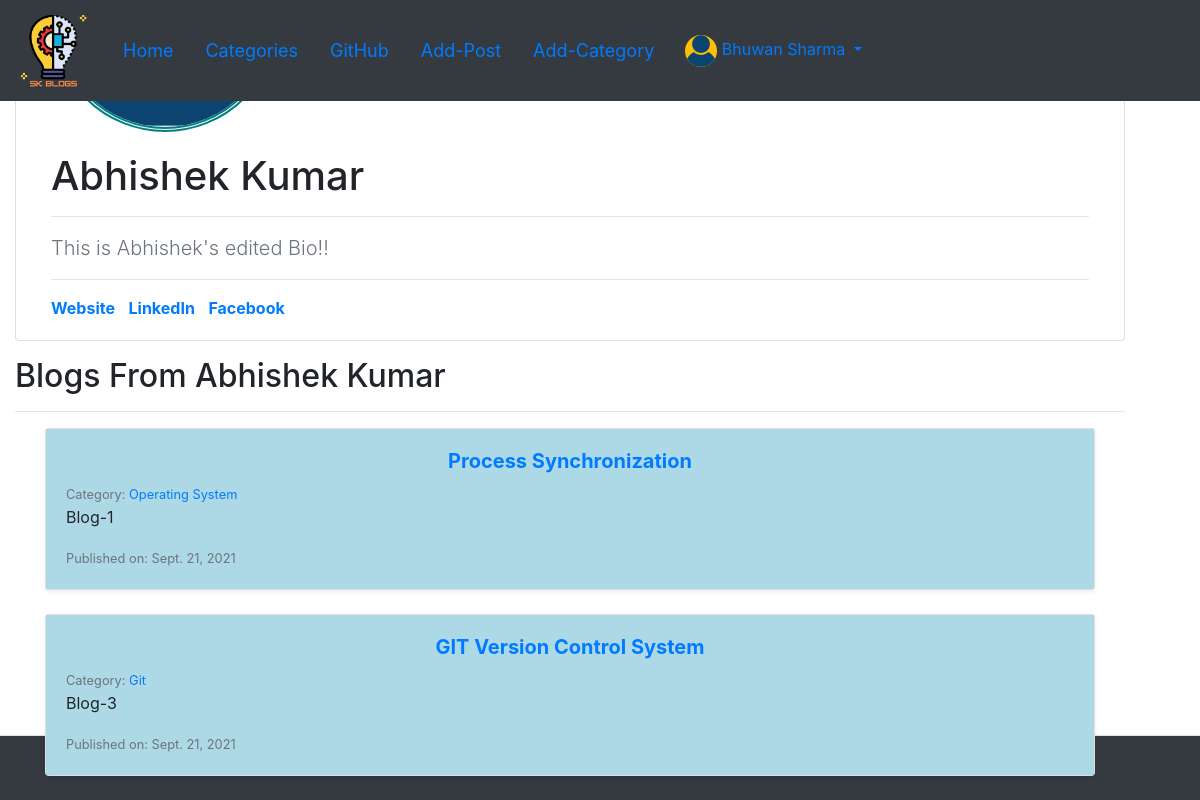
/members/3/profile (signed in), run on the app's committed database.
### blog/models.py (models this page shows, shortened)
class Profile(models.Model):
    user = models.OneToOneField(User, null=True, on_delete=models.CASCADE)
    bio = models.TextField()
    profile_pic = models.ImageField(null=True, blank=True, upload_to="images/profile")
    website_url = models.URLField(null=True, blank=True)
    facebook_url = models.URLField(null=True, blank=True)
    instagram_url = models.URLField(null=True, blank=True)
    linkedin_url = models.URLField(null=True, blank=True)
    twitter_url = models.URLField(null=True, blank=True)

class Post(models.Model):
    title = models.CharField(max_length=255)
    title_tag = models.CharField(max_length=255)
    post_date = models.DateField(auto_now_add=True)
    author  = models.ForeignKey(User, on_delete=CASCADE)
    category = models.ForeignKey(Category, models.SET_NULL, blank=True, null=True)
    body = RichTextField(blank=True, null=True)
    snippet = models.CharField(max_length=255)
    likes = models.ManyToManyField(User, related_name="blog_posts")

class Category(models.Model):
    name = models.CharField(max_length=255)
    def __str__(self):
        return self.name

### members/views.py (the view)
# urls.py: path('<int:pk>/profile',ShowProfilePageView.as_view(), name="show-profile-page"),
class ShowProfilePageView(DetailView):
    model = Profile
    template_name = 'registration/user_profile.html'
    def get_context_data(self, *args, **kwargs):
        context = super(ShowProfilePageView, self).get_context_data(*args, **kwargs)
        page_user = get_object_or_404(Profile, id=self.kwargs['pk'])
        context["page_user"] = page_user
        context["user_posts"] = Post.objects.filter(author = page_user.user)
        return context

### members/templates/registration/user_profile.html (shortened to what this page needs)
{% extends 'base.html' %}
{% load static %}
{% block content %}
<div class="container mt-5">
<div class="col card mb-3 shadow-md">
  <div class="card-body">
    <h1 class="fw-light card-title">{{ page_user.user.first_name }} {{ page_user.user.last_name }}</h1>
    <hr/>
    <p class="lead text-muted">{{ page_user.bio }}</p>
    <hr/>
    <p class="card-text">
      <strong>
        {% if page_user.website_url %}
        <a href="{{ page_user.website_url }}">Website</a> &ThickSpace;
        {% endif %}
        {% if page_user.linkedin_url %}
          <a href="{{ page_user.linkedin_url }}">LinkedIn</a> &ThickSpace;
        {% endif %}
        {% if page_user.facebook_url %}
          <a href="{{ page_user.facebook_url }}">Facebook</a> &ThickSpace;
        {% endif %}
      </strong>
    </p>
  </div>
</div>
<h2 class="fw-light mt-2">Blogs From {{ page_user.user.first_name }} {{ page_user.user.last_name }}</h2>
<hr/>
<div class="container">
  {% for post in user_posts %}
  <div class="col">
    <div class="card shadow-sm">
      <div class="card-body" style="background:lightblue;">
        <h5 class="card-text" style="text-align: center;"><a href="{% url 'article-view' post.pk %}"><strong>{{ post.title }}</strong></a></h5>
        <small class="text-muted">Category: <a href="{% url 'category' post.category|slugify %}">{{ post.category }}</a></small>
        <p class="card-text">{{ post.snippet }}</p>
        <small class="card-text text-muted">Published on: {{ post.post_date }}</small>
      </div>
    </div>
  </div>
  <br/>
  {% endfor %}
</div>
</div>
{% endblock %}

### blog/templates/base.html (shortened to what this page needs)
<!doctype html>
<html lang="en" class="h-100">
{% load static %}
  <head>
    <link rel="stylesheet" href="{% static 'css/bootstrap.min.css' %}">
    <link href="{% static 'css/sticky-footer-navbar.css' %}" rel="stylesheet">
  </head>
  <body class="d-flex flex-column h-100">
    {% if not user.is_authenticated %}
        <header class="border-bottom bg-dark">
          <nav class="navbar navbar-inverse navbar-expand-md navbar-dark fixed-top bg-dark">
            <div class="d-flex flex-wrap align-items-center justify-content-center justify-content-lg-start">
              <a class="navbar-brand" href="{% url 'home' %}">
                  <img src="{% static 'sk-blogs-icon.png' %}" alt="SK BLOGS's ICON" width="75" class="d-inline-block align-text-center">
              </a>
              <button class="navbar-toggler" type="button" data-bs-toggle="collapse" data-bs-target="#navbarSupportedContent" aria-controls="navbarSupportedContent" aria-expanded="false" aria-label="Toggle navigation">
              <span class="navbar-toggler-icon"></span>
              </button>
              <div class="collapse navbar-collapse" id="navbarSupportedContent">
              <ul class="nav col-12 col-lg-auto me-lg-auto mb-2 justify-content-center mb-md-0" style="font-size: large;">
              <li class="nav-item"><a class="nav-link link-info" href="{% url 'home' %}">Home</a></li>
              {% if cat_menu %}
              <li class="nav-item dropdown">
              <a class="nav-link link-info dropdown-toggle" href="{% url 'category-list' %}" id="navbarDropdown" role="button" data-bs-toggle="dropdown" aria-expanded="false">Categories</a>
                <ul class="dropdown-menu" aria-labelledby="navbarDropdown">
                  {% for item in cat_menu %}
                    <li><a class="dropdown-item" href="{% url 'category' item|slugify %}">{{ item }}</a></li>
                  {% endfor %}
                </ul>
              </li>
              {% else %}
              <li class="nav-item"><a class="nav-link link-info" href="{% url 'category-list' %}">Categories</a></li>
              {% endif %}
              <li class="nav-item"><a class="nav-link link-info" href="https://github.com/sanju6890/SK-Blogs" target="_blank">GitHub</a></li>
              </ul>
              <div class="text-end">
                <a href="{% url 'signin' %}"><button type="button" class="btn btn-outline-light me-2">LogIn</button></a>
                <a href="{% url 'register' %}"><button type="button" class="btn btn-warning">SignUp</button></a>
              </div>
              </div>
            </div>
          </nav>
        </header>
    {% else %}
        <header class="border-bottom bg-dark">
          <nav class="navbar navbar-inverse navbar-expand-md navbar-dark fixed-top bg-dark">
            <div class="d-flex flex-wrap align-items-center justify-content-center justify-content-lg-start">
            <a class="navbar-brand" href="{% url 'home' %}">
                <img src="{% static 'sk-blogs-icon.png' %}" alt="SK BLOGS's ICON" width="75" class="d-inline-block align-text-center">
            </a>
            <div class="collapse navbar-collapse" id="navbarSupportedContent">
              <ul class="nav col-12 col-lg-auto me-lg-auto mb-2 justify-content-center mb-md-0" style="font-size: large; ">
                <li class="nav-item"><a class="nav-link link-info" href="{% url 'home' %}">Home</a></li>
              {% if cat_menu %}
              <li class="nav-item dropdown">
              <a class="nav-link link-info dropdown-toggle" href="{% url 'category-list' %}" id="navbarDropdown" role="button" data-bs-toggle="dropdown" aria-expanded="false">Categories</a>
                <ul class="dropdown-menu" aria-labelledby="navbarDropdown">
                  {% for item in cat_menu %}
                    <li><a class="dropdown-item" href="{% url 'category' item|slugify %}">{{ item }}</a></li>
                  {% endfor %}
                </ul>
              </li>
              {% else %}
              <li class="nav-item"><a class="nav-link link-info" href="{% url 'category-list' %}">Categories</a></li>
              {% endif %}
                <li class="nav-item"><a class="nav-link link-info" href="https://github.com/sanju6890/SK-Blogs" target="_blank">GitHub</a></li>
                {% if user.is_authenticated %}
                  <li class="nav-item"><a class="nav-link link-info" href="{% url 'add-post' %}">Add-Post</a></li>
                  <li class="nav-item"><a class="nav-link link-info" href="{% url 'add-category' %}">Add-Category</a></li>
                {% endif %}
              </ul>
              <div class="dropdown text-end">
                <a href="#" class="d-block link-info text-decoration-none dropdown-toggle" id="dropdownUser1" data-bs-toggle="dropdown" aria-expanded="false">
                  {% if page_user.profile_pic %}
                  <img src="{{ page_user.profile_pic.url }}" alt="user profile" width="32" height="32" class="rounded-circle bg-warning">
                  {% else %}
                  <img src="{% static 'profile_pic.png' %}" alt="user profile" width="32" height="32" class="rounded-circle bg-warning">
                  {% endif %}
                  {{user.first_name}} {{user.last_name}}
                </a>
              </div>
            </div>
            </div>
          </nav>
        </header>
    {% endif %}
<main class="flex-shrink-0">
{% block content %}
{% endblock content %}
</main>
<footer class="footer mt-auto py-2 bg-dark text-info border-top">
    <div class="container mt-2">
        <p class="copyright" style="text-align: center;"><strong>Copyright © SK Blogs 2021</strong></p>
    </div>
</footer>
  </body>
</html>

### blog/static/css/sticky-footer-navbar.css (style rules this page uses)
main > .container { position: absolute; bottom: 0; padding: 60px 15px 0; }

### data on the page
Profile: user.first_name "Abhishek", user.last_name "Kumar", bio "This is Abhishek's edited Bio!!"
Post: title "Process Synchronization", category "Operating System", snippet "Blog-1", post_date "Sept. 21, 2021"
Post: title "GIT Version Control System", category "Git", snippet "Blog-3", post_date "Sept. 21, 2021"

### other printed values
{{ user.first_name }} "Bhuwan"
{{ user.last_name }} "Sharma"
